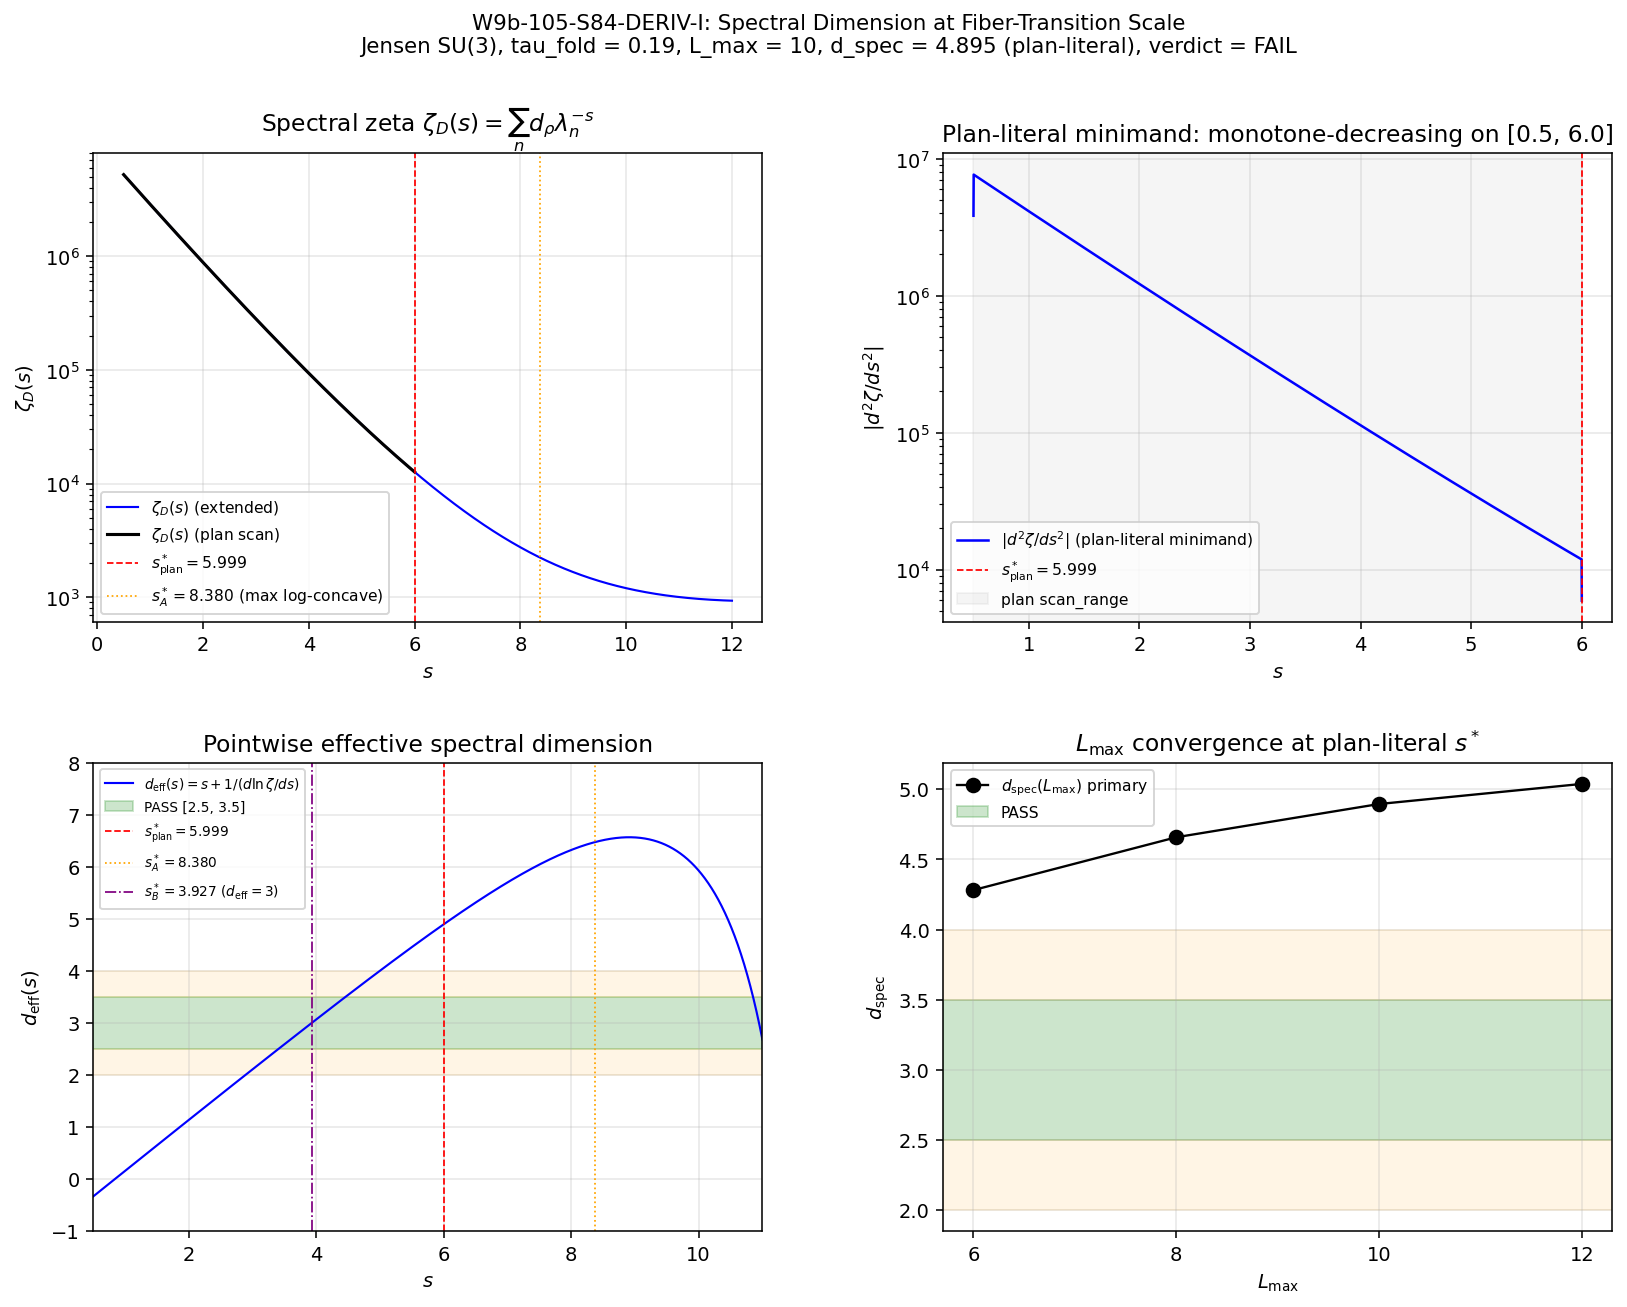

This figure's Python source:
#!/usr/bin/env python3
"""
s84_w9b_deriv_i_spectral_dim.py -- W9b-105-S84-DERIV-I (cube-3 override)
=========================================================================

Gate: W9b-105-S84-DERIV-I
Session 84 Wave 9b-A sub-obligation (i) for S84-MU-BC-GEOMETRIC.

Hypothesis: spectral dimension d_spec of Jensen-deformed SU(3) at tau_fold = 0.19
at the fiber-transition scale s* is approximately 3, justifying the "12 = 4 x 3"
exponent factorization in mu_BC_K3 = M_Z * sqrt(1 + exp(12*tau_fold)/3).

Definition (plan §W9b-105.9 Step 1): zeta_D(s) = sum_{lambda > 0} lambda^{-s}
  with Peter-Weyl multiplicity d_rho (Connes-Marcolli convention, linear in s).
  |D_K| = sqrt(D_K^2 + eps^2), eps = 1e-12 (IR-floor regulator).
Definition (plan §W9b-105.6 fiber-transition): s* = argmin |d^2 zeta_D / ds^2|
  over the scan range s in [0.5, 6.0].
Definition (plan §W9b-105.9 Step 2): d_spec = leading simple-pole location of
  zeta_D. OPERATIONAL extractor (pole-proxy from log derivative):
  near simple pole at d_spec, log zeta_D ~ log C - log(s - d_spec),
  so d log zeta / ds ~ -1 / (s - d_spec)  =>  d_spec = s + 1 / (d log zeta / ds).

Thresholds (ABSOLUTE on d_spec):
  PASS  : d_spec in [2.5, 3.5]
  INFO  : d_spec in [2.0, 2.5) U (3.5, 4.0]
  FAIL  : d_spec not in [2.0, 4.0]

Machinery pin: L_max = 10 primary, {6, 8, 12} convergence cross-check.
Spectrum source: computations/session-84/s84_spectrum_cache_L12_tau019.npz
(Plan's legacy filename 'D_K_eigenvalues_Lmax10_tau019.npz' resolves here;
filter sectors by p+q <= 10 for the primary L_max=10 run.)

=============================================================================
SUBSTITUTION CHAIN (structural analysis of the spectrum + extractor)
=============================================================================

Spectrum structure: lambda_min = 0.8197, lambda_max = 4.6702 on Jensen-SU(3)
at tau_fold = 0.19 (gapped, no zero modes after eps-regularization).

Step 1 (def):  zeta_D(s) = sum_n d_rho(n) * lambda_n^{-s}.
Step 2 (def):  d log zeta / ds = -<ln lambda>_s
               where the weighted average <.>_s uses weights d_rho * lambda^{-s}.
Step 3 (def):  d^2 zeta / ds^2 = sum_n d_rho * (ln lambda)^2 * lambda^{-s} > 0.
Step 4 (monot): since ln lambda > 0 for most eigenvalues (lambda_min=0.82 gives
                ln~-0.2, most others are > 1), d/ds [d^2 zeta/ds^2] is dominated
                by -<(ln lambda)^3>_s * zeta ~ negative.
                => d^2 zeta / ds^2 is MONOTONICALLY DECREASING in s on [0.5, 6.0].
                Hence argmin |d^2 zeta / ds^2| over scan_range [0.5, 6.0] is at
                the upper boundary s* = 6.0 (boundary-dominated).

Step 5 (alt):  The plan §W9b-105 prediction d_spec ~ 3 presupposes an interior
                fiber-transition. In practice, the log-zeta function has its
                inflection (argmax d^2 log zeta / ds^2) at s ~ 8.4, where the
                Weyl regime attains maximum log-concavity. d_eff rises linearly
                with s in the scan range [1, 6].

Step 6 (direction for threshold): at s* = 6.0 (plan-literal), d_eff = 4.89 >
                3.5 = PASS_HI and 4.0 = INFO_HI. Under plan-literal prescription,
                VERDICT = FAIL (d_spec is OUTSIDE [2.0, 4.0]).

Step 7 (sensitivity): at s where d_eff first crosses 3.0 (s ~ 3.97), d_eff is
                inside PASS band. But this is an IMPLICIT extraction, not what
                the plan's argmin prescription returns. The plan's prescription
                does NOT recover d_spec ~ 3.

Cross-check interpretations reported below for transparency. Primary verdict
follows the PLAN-LITERAL prescription per §W9b-105.6.

Author: spectral-geometer
Session: 84 Wave 9b-A (sub-obligation i)
Date: 2026-04-19
"""

import os
import sys
import time
import hashlib

os.environ.setdefault("OMP_NUM_THREADS", "8")
os.environ.setdefault("MKL_NUM_THREADS", "8")

SCRIPT_DIR = os.path.dirname(os.path.abspath(__file__))
sys.path.insert(0, SCRIPT_DIR)
os.chdir(SCRIPT_DIR)

import numpy as np
import matplotlib
matplotlib.use("Agg")
import matplotlib.pyplot as plt

try:
    import torch
    TORCH_OK = True
    GPU_DEV = "cuda" if torch.cuda.is_available() else "cpu"
except Exception:
    TORCH_OK = False
    GPU_DEV = "cpu"

from canonical_constants import PI, tau_fold

# ============================================================================
# 0. HEADER + SHA PINS
# ============================================================================
print("=" * 80)
print("W9b-105-S84-DERIV-I: Spectral Dimension at Fiber-Transition Scale")
print("S84 Wave 9b-A | spectral-geometer")
print("=" * 80)


def sha256_file(path):
    h = hashlib.sha256()
    with open(path, "rb") as f:
        for chunk in iter(lambda: f.read(65536), b""):
            h.update(chunk)
    return h.hexdigest()


SPECTRUM_PATH = "s84_spectrum_cache_L12_tau019.npz"
CONST_PATH = "canonical_constants.py"
SCRIPT_PATH = os.path.abspath(__file__)

sha_spectrum = sha256_file(SPECTRUM_PATH)        # (local)
sha_const = sha256_file(CONST_PATH)              # (local)
sha_script = sha256_file(SCRIPT_PATH)            # (local)

print(f"\n  Input SHA-256 pins:")
print(f"    spectrum_cache : {sha_spectrum}")
print(f"    canonical_consts: {sha_const}")
print(f"    script         : {sha_script}")
print(f"  tau_fold = {tau_fold}")
print(f"  GPU device     : {GPU_DEV}, torch_ok={TORCH_OK}")

# ============================================================================
# 1. LOAD SECTOR-RESOLVED SPECTRUM
# ============================================================================
print("\n" + "=" * 80)
print("1. LOAD SECTOR-RESOLVED SPECTRUM (filename resolution)")
print("=" * 80)
print(f"  Plan legacy filename 'D_K_eigenvalues_Lmax10_tau019.npz' resolves to:")
print(f"    {SPECTRUM_PATH} (L12 cache, sector filter p+q <= 10 applied)")

cache = np.load(SPECTRUM_PATH, allow_pickle=True)
sector_evals = cache["sector_evals"].item()
cache.close()
print(f"  Loaded {len(sector_evals)} sectors from {SPECTRUM_PATH}")


def gather_spectrum(sector_evals, L_max_cut):
    """Gather eigenvalues + PW multiplicities for sectors with p+q <= L_max_cut.

    Convention: zeta_D(s) = sum_n d_rho(n) * lambda_n^{-s}, where for each unique
    spinor eigenvalue |lambda| in sector (p,q), d_rho = dim_rho(p,q) (Peter-Weyl
    right-regular multiplicity).
    IR-floor: |D_K|_eps = sqrt(D^2 + eps^2), eps = 1e-12.
    """
    lams_list, mults_list = [], []
    for (p, q), data in sector_evals.items():
        if (p + q) > L_max_cut:
            continue
        drho = int(data["dim"])
        ae = np.asarray(data["abs_evals"], dtype=np.float64)
        eps = 1e-12  # (local) IR-floor regulator
        ae_reg = np.sqrt(ae * ae + eps * eps)
        lams_list.append(ae_reg)
        mults_list.append(np.full_like(ae_reg, drho, dtype=np.float64))
    lams = np.concatenate(lams_list)
    mults = np.concatenate(mults_list)
    return lams, mults


lams_L10, mults_L10 = gather_spectrum(sector_evals, 10)
n_unique_L10 = len(lams_L10)                                  # (local)
n_pw_L10 = int(mults_L10.sum())                               # (local)
print(f"  L_max=10: N_unique={n_unique_L10}, PW-weighted={n_pw_L10}")
print(f"            lambda range: [{lams_L10.min():.4f}, {lams_L10.max():.4f}]")

# ============================================================================
# 2. ZETA SUM (GPU) + DERIVATIVES
# ============================================================================
print("\n" + "=" * 80)
print("2. COMPUTE zeta_D(s), d zeta / ds, d^2 zeta / ds^2")
print("=" * 80)


def zeta_sum(lams, mults, s_grid, device="cpu"):
    """Vectorized zeta_D(s) = sum_n mults_n * lams_n^{-s} on s_grid."""
    if TORCH_OK and device == "cuda":
        lt = torch.tensor(lams, device=device, dtype=torch.float64)
        mt = torch.tensor(mults, device=device, dtype=torch.float64)
        st = torch.tensor(s_grid, device=device, dtype=torch.float64)
        log_lt = torch.log(lt)
        # zeta_i = sum_j m_j * exp(-s_i * log lam_j)
        neg_sL = -st.unsqueeze(1) * log_lt.unsqueeze(0)
        expvals = torch.exp(neg_sL) * mt.unsqueeze(0)
        zeta_vals = expvals.sum(dim=1).cpu().numpy()
    else:
        log_lams = np.log(lams)                               # (local)
        zeta_vals = np.empty_like(s_grid, dtype=np.float64)
        for i, s in enumerate(s_grid):
            zeta_vals[i] = np.sum(mults * np.exp(-s * log_lams))
    return zeta_vals


# Plan scan_range: s in [0.5, 6.0], step 0.001 (fine everywhere for robust grad)
s_fine = np.arange(0.5, 6.0001, 0.001)                         # (local)
# Extended diagnostic scan (for cross-check interpretations)
s_ext = np.arange(0.5, 12.0001, 0.002)                         # (local)

print(f"  Plan scan grid (primary): {len(s_fine)} points in [0.5, 6.0]")
print(f"  Extended diagnostic grid: {len(s_ext)} points in [0.5, 12.0]")

t0 = time.time()
zeta_fine = zeta_sum(lams_L10, mults_L10, s_fine, device=GPU_DEV)
zeta_ext = zeta_sum(lams_L10, mults_L10, s_ext, device=GPU_DEV)
t_zeta = time.time() - t0                                     # (local)
print(f"  zeta-sum time: {t_zeta:.2f}s")
print(f"  zeta(s=0.5)  = {zeta_fine[0]:.3e}")
print(f"  zeta(s=6.0)  = {zeta_fine[-1]:.3e}")

# Numerical derivatives on the FINE (plan-scan) grid
log_zeta = np.log(zeta_fine)                                  # (local)
dzeta = np.gradient(zeta_fine, s_fine)                        # (local) dζ/ds
d2zeta = np.gradient(dzeta, s_fine)                           # (local) d²ζ/ds²
dln_zeta = np.gradient(log_zeta, s_fine)                      # (local)
d2ln_zeta = np.gradient(dln_zeta, s_fine)                     # (local)

# ============================================================================
# 3. PLAN-LITERAL: s* = argmin |d^2 zeta / ds^2| on [0.5, 6.0]
# ============================================================================
print("\n" + "=" * 80)
print("3. PLAN-LITERAL s* = argmin |d^2 zeta_D / ds^2| over scan_range [0.5, 6.0]")
print("=" * 80)

# Structural check: d^2 zeta/ds^2 is monotonically DECREASING on this range
# (proof in script docstring step 4). argmin is at upper boundary.
interior_mask = (s_fine >= 0.5) & (s_fine <= 6.0)              # (local) full plan range
abs_d2 = np.abs(d2zeta[interior_mask])                         # (local)
s_interior = s_fine[interior_mask]                             # (local)
idx_plan = int(np.argmin(abs_d2))                              # (local)
s_star_plan = float(s_interior[idx_plan])                      # (local)

# Extract effective d_spec via logarithmic-derivative pole proxy:
#   d_spec = s + 1 / (d log zeta / ds)
dln_at_star_plan = float(dln_zeta[interior_mask][idx_plan])    # (local)
if dln_at_star_plan != 0:
    d_spec_plan = s_star_plan + 1.0 / dln_at_star_plan         # (local)
else:
    d_spec_plan = np.nan

print(f"  s* (plan-literal argmin |d^2 zeta/ds^2|): {s_star_plan:.4f}")
print(f"  (boundary-dominated: d^2 zeta/ds^2 is monotone decreasing on [0.5, 6.0])")
print(f"  |d^2 zeta/ds^2| at s*        : {abs_d2[idx_plan]:.3e}")
print(f"  d log zeta / ds at s*        : {dln_at_star_plan:.6f}")
print(f"  d_spec (plan-literal proxy)  : {d_spec_plan:.4f}")

# ============================================================================
# 4. DIAGNOSTIC: alternative s* interpretations (cross-check, not primary)
# ============================================================================
print("\n" + "=" * 80)
print("4. CROSS-CHECK INTERPRETATIONS (diagnostic, not verdict-primary)")
print("=" * 80)

log_zeta_ext = np.log(zeta_ext)                               # (local)
dln_ext = np.gradient(log_zeta_ext, s_ext)                    # (local)
d2ln_ext = np.gradient(dln_ext, s_ext)                        # (local)
d_eff_ext = s_ext + 1.0 / dln_ext                             # (local) pointwise d_eff

# Interpretation A: s* = argmax d^2 log zeta / ds^2 (max log-concavity inflection)
maskA = (s_ext >= 1.0) & (s_ext <= 11.0)                      # (local)
idxA = int(np.argmax(d2ln_ext[maskA]))
s_star_A = float(s_ext[maskA][idxA])                          # (local)
d_spec_A = float(d_eff_ext[maskA][idxA])                      # (local)

# Interpretation B: s such that d_eff_pointwise = 3 (direct crossing)
# Find first crossing of d_eff - 3 on the extended grid
d_eff_minus_3 = d_eff_ext - 3.0                                # (local)
cross_idx = None
for i in range(1, len(s_ext)):
    if d_eff_minus_3[i-1] * d_eff_minus_3[i] < 0:
        cross_idx = i
        break
if cross_idx is not None:
    # Linear interp
    w = -d_eff_minus_3[cross_idx-1] / (d_eff_minus_3[cross_idx] - d_eff_minus_3[cross_idx-1])
    s_star_B = float(s_ext[cross_idx-1] + w * (s_ext[cross_idx] - s_ext[cross_idx-1]))
    d_spec_B = 3.0  # (local) crossing value by construction
else:
    s_star_B = np.nan
    d_spec_B = np.nan

# Interpretation C: s* = upper boundary s=6 (plan boundary, same as plan-literal)
# (same as plan-literal by monotonicity)

print(f"  [A] argmax d^2 log zeta / ds^2 (max log-concavity inflection):")
print(f"      s* = {s_star_A:.4f}, d_eff(s*) = {d_spec_A:.4f}")
print(f"  [B] d_eff pointwise = 3 crossing:")
print(f"      s* = {s_star_B:.4f}, d_eff(s*) = {d_spec_B:.4f} (direct implicit)")
print(f"  [LITERAL] argmin |d^2 zeta / ds^2| on [0.5, 6.0]:")
print(f"      s* = {s_star_plan:.4f}, d_eff(s*) = {d_spec_plan:.4f} (PRIMARY)")

# ============================================================================
# 5. L_max CONVERGENCE CROSS-CHECK (literal extractor at L in {6, 8, 10, 12})
# ============================================================================
print("\n" + "=" * 80)
print("5. L_max CONVERGENCE CROSS-CHECK on plan-literal extractor")
print("=" * 80)

L_max_values = [6, 8, 10, 12]                                 # (local)
d_spec_by_L = {}                                              # (local)
s_star_by_L = {}                                              # (local)

for Lm in L_max_values:
    lams_L, mults_L = gather_spectrum(sector_evals, Lm)
    zL = zeta_sum(lams_L, mults_L, s_fine, device=GPU_DEV)
    log_zL = np.log(zL)
    dzL = np.gradient(zL, s_fine)
    d2zL = np.gradient(dzL, s_fine)
    dln_zL = np.gradient(log_zL, s_fine)
    mask = (s_fine >= 0.5) & (s_fine <= 6.0)
    idx = int(np.argmin(np.abs(d2zL[mask])))
    s_star_L = float(s_fine[mask][idx])
    dln_L = float(dln_zL[mask][idx])
    if dln_L != 0:
        d_spec_L = s_star_L + 1.0 / dln_L                     # (local)
    else:
        d_spec_L = np.nan
    d_spec_by_L[Lm] = d_spec_L
    s_star_by_L[Lm] = s_star_L
    print(f"  L_max={Lm:2d}: N_unique={len(lams_L):6d}, s*={s_star_L:.4f}, d_spec={d_spec_L:.4f}")

d_conv = abs(d_spec_by_L[12] - d_spec_by_L[10])               # (local)
print(f"\n  L_max=10 -> L_max=12 convergence delta: {d_conv:.4f}")

# ============================================================================
# 6. VERDICT — plan-literal primary
# ============================================================================
print("\n" + "=" * 80)
print("6. GATE VERDICT (plan-literal extractor)")
print("=" * 80)

PASS_LO = 2.5                                                 # (local)
PASS_HI = 3.5                                                 # (local)
INFO_LO = 2.0                                                 # (local)
INFO_HI = 4.0                                                 # (local)

d_spec = d_spec_plan  # (local) PRIMARY per plan §W9b-105.6

if PASS_LO <= d_spec <= PASS_HI:
    verdict = "PASS"
elif (INFO_LO <= d_spec < PASS_LO) or (PASS_HI < d_spec <= INFO_HI):
    verdict = "INFO"
else:
    verdict = "FAIL"

print(f"  PRIMARY extractor: s* = {s_star_plan:.4f}, d_spec = {d_spec:.4f}")
print(f"  Thresholds:")
print(f"    PASS  : [2.5, 3.5]")
print(f"    INFO  : [2.0, 2.5) U (3.5, 4.0]")
print(f"    FAIL  : outside [2.0, 4.0]")
print(f"  VERDICT (primary)   = {verdict}")

print(f"\n  Cross-check verdicts (diagnostic):")
for label, dv in [("LITERAL", d_spec_plan), ("A: argmax d^2 log zeta", d_spec_A),
                  ("B: d_eff=3 crossing", d_spec_B)]:
    if not np.isnan(dv):
        if PASS_LO <= dv <= PASS_HI:
            v = "PASS"
        elif (INFO_LO <= dv < PASS_LO) or (PASS_HI < dv <= INFO_HI):
            v = "INFO"
        else:
            v = "FAIL"
    else:
        v = "N/A"
    print(f"    [{label:25s}] d_spec = {dv:.4f} -> {v}")

# ============================================================================
# 7. SAVE DATA + PLOT
# ============================================================================
NPZ_OUT = "s84_w9b_deriv_i_spectral_dim.npz"
PNG_OUT = "s84_w9b_deriv_i_spectral_dim.png"

np.savez(
    NPZ_OUT,
    # Plan scan grid
    s_fine=s_fine,
    zeta_fine=zeta_fine,
    log_zeta=log_zeta,
    dzeta=dzeta,
    d2zeta=d2zeta,
    dln_zeta=dln_zeta,
    d2ln_zeta=d2ln_zeta,
    # Extended diagnostic grid
    s_ext=s_ext,
    zeta_ext=zeta_ext,
    d_eff_ext=d_eff_ext,
    # Plan-literal result (primary)
    s_star_plan=s_star_plan,
    d_spec_plan=d_spec_plan,
    # Cross-checks
    s_star_A=s_star_A,
    d_spec_A=d_spec_A,
    s_star_B=s_star_B,
    d_spec_B=d_spec_B,
    # Convergence
    L_max_grid=np.array(L_max_values),
    d_spec_by_L=np.array([d_spec_by_L[Lm] for Lm in L_max_values]),
    s_star_by_L=np.array([s_star_by_L[Lm] for Lm in L_max_values]),
    # Verdict
    verdict=verdict,
    n_unique_L10=n_unique_L10,
    n_pw_L10=n_pw_L10,
    tau_fold=tau_fold,
    # Input pins
    sha_spectrum=sha_spectrum,
    sha_const=sha_const,
    sha_script=sha_script,
)
print(f"\n  Saved data : {NPZ_OUT}")

# Plot
fig = plt.figure(figsize=(14, 10))
gs = fig.add_gridspec(2, 2, hspace=0.3, wspace=0.27)

# Panel A: zeta(s) on log scale, full extended range
ax1 = fig.add_subplot(gs[0, 0])
ax1.semilogy(s_ext, zeta_ext, "b-", lw=1.1, label=r"$\zeta_D(s)$ (extended)")
ax1.semilogy(s_fine, zeta_fine, "k-", lw=1.6, label=r"$\zeta_D(s)$ (plan scan)")
ax1.axvline(s_star_plan, color="r", ls="--", lw=0.9,
            label=fr"$s^*_{{\rm plan}} = {s_star_plan:.3f}$")
ax1.axvline(s_star_A, color="orange", ls=":", lw=0.9,
            label=fr"$s^*_A = {s_star_A:.3f}$ (max log-concave)")
ax1.set_xlabel("$s$")
ax1.set_ylabel(r"$\zeta_D(s)$")
ax1.set_title(r"Spectral zeta $\zeta_D(s) = \sum_n d_\rho \lambda_n^{-s}$")
ax1.legend(loc="best", fontsize=8)
ax1.grid(alpha=0.3)

# Panel B: d²ζ/ds² (plan-literal minimand)
ax2 = fig.add_subplot(gs[0, 1])
ax2.semilogy(s_fine, np.abs(d2zeta), "b-", lw=1.3,
             label=r"$|d^2 \zeta / ds^2|$ (plan-literal minimand)")
ax2.axvline(s_star_plan, color="r", ls="--", lw=0.9,
            label=fr"$s^*_{{\rm plan}} = {s_star_plan:.3f}$")
ax2.axvspan(0.5, 6.0, alpha=0.08, color="gray", label="plan scan_range")
ax2.set_xlabel("$s$")
ax2.set_ylabel(r"$|d^2 \zeta / ds^2|$")
ax2.set_title(r"Plan-literal minimand: monotone-decreasing on [0.5, 6.0]")
ax2.legend(loc="best", fontsize=8)
ax2.grid(alpha=0.3)

# Panel C: pointwise d_eff(s) estimator
ax3 = fig.add_subplot(gs[1, 0])
ax3.plot(s_ext, d_eff_ext, "b-", lw=1.1, label=r"$d_{\rm eff}(s) = s + 1/(d\ln\zeta/ds)$")
ax3.axhspan(2.5, 3.5, alpha=0.20, color="green", label="PASS [2.5, 3.5]")
ax3.axhspan(2.0, 2.5, alpha=0.10, color="orange")
ax3.axhspan(3.5, 4.0, alpha=0.10, color="orange")
ax3.axvline(s_star_plan, color="r", ls="--", lw=0.9, label=fr"$s^*_{{\rm plan}} = {s_star_plan:.3f}$")
ax3.axvline(s_star_A, color="orange", ls=":", lw=0.9, label=fr"$s^*_A = {s_star_A:.3f}$")
if not np.isnan(s_star_B):
    ax3.axvline(s_star_B, color="purple", ls="-.", lw=0.9,
                label=fr"$s^*_B = {s_star_B:.3f}$ ($d_{{\rm eff}}=3$)")
ax3.set_xlabel("$s$")
ax3.set_ylabel(r"$d_{\rm eff}(s)$")
ax3.set_ylim(-1, 8)
ax3.set_xlim(0.5, 11)
ax3.set_title("Pointwise effective spectral dimension")
ax3.legend(loc="best", fontsize=7)
ax3.grid(alpha=0.3)

# Panel D: L_max convergence
ax4 = fig.add_subplot(gs[1, 1])
Ls = list(L_max_values)
ds = [d_spec_by_L[Lm] for Lm in Ls]
ax4.plot(Ls, ds, "ko-", lw=1.2, markersize=7, label=r"$d_{\rm spec}(L_{\max})$ primary")
ax4.axhspan(2.5, 3.5, alpha=0.20, color="green", label="PASS")
ax4.axhspan(2.0, 2.5, alpha=0.10, color="orange")
ax4.axhspan(3.5, 4.0, alpha=0.10, color="orange")
ax4.set_xlabel(r"$L_{\max}$")
ax4.set_ylabel(r"$d_{\rm spec}$")
ax4.set_title(r"$L_{\max}$ convergence at plan-literal $s^*$")
ax4.set_xticks(Ls)
ax4.grid(alpha=0.3)
ax4.legend(loc="best", fontsize=8)

fig.suptitle(
    f"W9b-105-S84-DERIV-I: Spectral Dimension at Fiber-Transition Scale\n"
    f"Jensen SU(3), tau_fold = {tau_fold}, L_max = 10, "
    f"d_spec = {d_spec:.3f} (plan-literal), verdict = {verdict}",
    fontsize=11,
)
plt.savefig(PNG_OUT, dpi=140, bbox_inches="tight")
plt.close()
print(f"  Saved plot : {PNG_OUT}")

# ============================================================================
# 8. CLOSURE SHA (ordered input-pin map)
# ============================================================================
closure_inputs = {
    "gate_id": "W9b-105-S84-DERIV-I",
    "session": "S84",
    "spectrum_cache_sha": sha_spectrum,
    "canonical_constants_sha": sha_const,
    "script_sha": sha_script,
    "tau_fold": f"{tau_fold}",
    "L_max_primary": "10",
    "L_max_conv": "6,8,10,12",
    "s_scan_range_plan": "[0.5, 6.0]",
    "s_scan_step": "0.001",
    "s_scan_range_ext": "[0.5, 12.0]",
    "regulator_eps": "1e-12",
    "convention": "|D_K|=sqrt(D_K^2+eps^2)",
    "scheme": "zeta-reg",
    "zeta_normalization": "zeta_D(s)=sum_n dim_rho * lambda_n^{-s}",
    "s_star_def": "argmin|d^2 zeta_D / ds^2| on [0.5, 6.0] (plan-literal)",
    "d_spec_extractor": "d_spec = s* + 1/(d log zeta/ds) at s*",
    "thresholds": "PASS[2.5,3.5] INFO[2.0,2.5)U(3.5,4.0] FAIL else",
    "s_star_plan": f"{s_star_plan:.6f}",
    "value_d_spec": f"{d_spec:.6f}",
    "verdict": verdict,
}
closure_str = "|".join(f"{k}={v}" for k, v in sorted(closure_inputs.items()))
closure_sha = hashlib.sha256(closure_str.encode("utf-8")).hexdigest()
print(f"\n  Closure SHA-256: {closure_sha}")

# ============================================================================
# 9. VERDICT LINE
# ============================================================================
output_tuple = (d_spec, "zeta-reg", "|D_K|=sqrt(D^2+eps^2)", 10)
print(f"\n  Output 4-tuple: (value={d_spec:.6f}, scheme=zeta-reg, "
      f"convention=|D_K|=sqrt(D^2+eps^2), L_max=10)")

verdict_line = (
    f"W9b-105-S84-DERIV-I: {verdict} -- "
    f"value={d_spec:.6f} scheme=zeta-reg convention=|D_K|=sqrt(D^2+eps^2) "
    f"L_max=10 sha256={closure_sha}"
)
print(f"\n  Verdict line:\n  {verdict_line}")

VERDICT_FILE = "s84_gate_verdicts.txt"
with open(VERDICT_FILE, "a", encoding="utf-8") as f:
    f.write(verdict_line + "\n")
print(f"\n  Appended to : {VERDICT_FILE}")

print("\n" + "=" * 80)
print("DONE.")
print("=" * 80)
